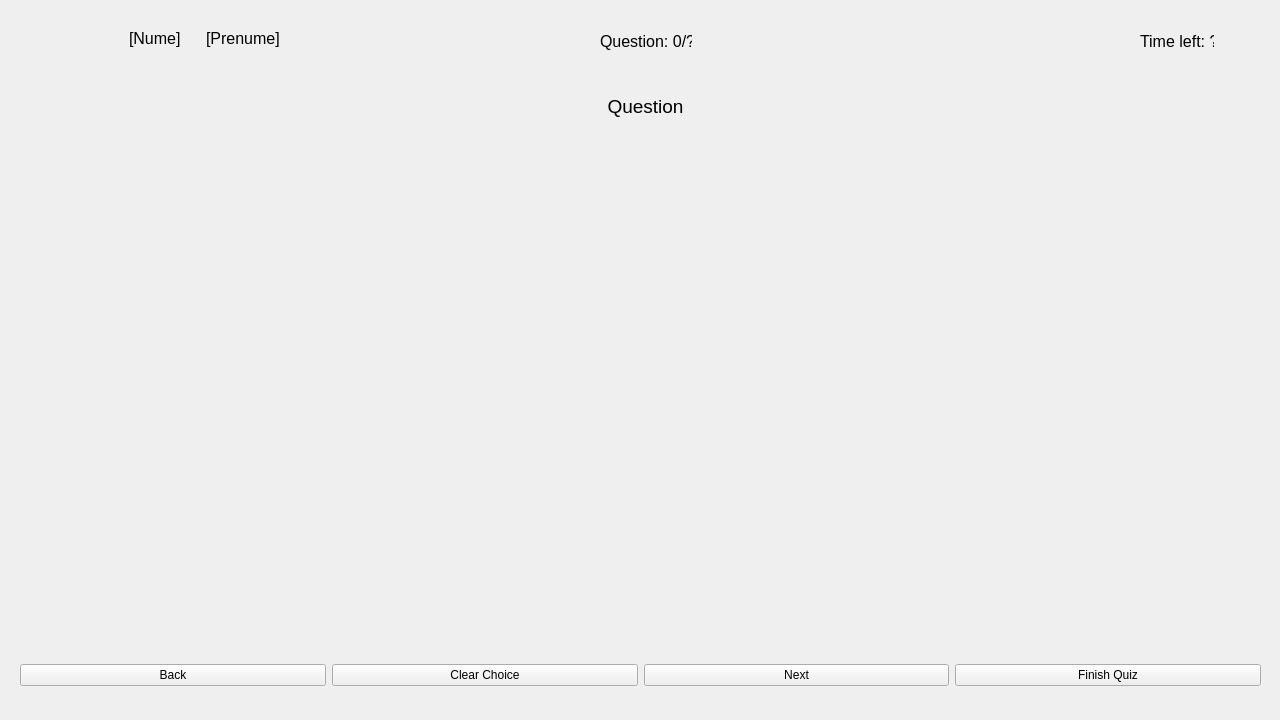
<?xml version="1.0" encoding="UTF-8"?>
<ui version="4.0">
 <class>QuestionWindow</class>
 <widget class="QMainWindow" name="QuestionWindow">
  <property name="geometry">
   <rect>
    <x>0</x>
    <y>0</y>
    <width>1280</width>
    <height>720</height>
   </rect>
  </property>
  <property name="minimumSize">
   <size>
    <width>1280</width>
    <height>720</height>
   </size>
  </property>
  <property name="maximumSize">
   <size>
    <width>1280</width>
    <height>720</height>
   </size>
  </property>
  <property name="windowTitle">
   <string>Questionnaire</string>
  </property>
  <property name="windowIcon">
   <iconset>
    <normaloff>images/icon.png</normaloff>images/icon.png</iconset>
  </property>
  <widget class="QWidget" name="centralwidget">
   <property name="minimumSize">
    <size>
     <width>1280</width>
     <height>720</height>
    </size>
   </property>
   <property name="maximumSize">
    <size>
     <width>1280</width>
     <height>720</height>
    </size>
   </property>
   <widget class="QWidget" name="layoutWidget">
    <property name="geometry">
     <rect>
      <x>20</x>
      <y>660</y>
      <width>1241</width>
      <height>31</height>
     </rect>
    </property>
    <layout class="QHBoxLayout" name="horizontalLayout">
     <item>
      <widget class="QPushButton" name="pushButton_2">
       <property name="text">
        <string>Back</string>
       </property>
      </widget>
     </item>
     <item>
      <widget class="QPushButton" name="clearButton">
       <property name="text">
        <string>Clear Choice</string>
       </property>
      </widget>
     </item>
     <item>
      <widget class="QPushButton" name="nextButton">
       <property name="text">
        <string>Next</string>
       </property>
      </widget>
     </item>
     <item>
      <widget class="QPushButton" name="finishButton">
       <property name="text">
        <string>Finish Quiz</string>
       </property>
      </widget>
     </item>
    </layout>
   </widget>
   <widget class="QWidget" name="layoutWidget">
    <property name="geometry">
     <rect>
      <x>570</x>
      <y>90</y>
      <width>151</width>
      <height>71</height>
     </rect>
    </property>
    <layout class="QVBoxLayout" name="verticalLayout">
     <item>
      <widget class="QLabel" name="questionLabel">
       <property name="text">
        <string>&lt;html&gt;&lt;head/&gt;&lt;body&gt;&lt;p align=&quot;center&quot;&gt;&lt;span style=&quot; font-size:14pt;&quot;&gt;Question&lt;/span&gt;&lt;/p&gt;&lt;/body&gt;&lt;/html&gt;</string>
       </property>
      </widget>
     </item>
     <item>
      <widget class="QLabel" name="answerLabel">
       <property name="text">
        <string/>
       </property>
      </widget>
     </item>
    </layout>
   </widget>
   <widget class="QLabel" name="unitbvLogo">
    <property name="geometry">
     <rect>
      <x>22</x>
      <y>12</y>
      <width>45</width>
      <height>45</height>
     </rect>
    </property>
    <property name="maximumSize">
     <size>
      <width>50</width>
      <height>50</height>
     </size>
    </property>
    <property name="text">
     <string/>
    </property>
    <property name="pixmap">
     <pixmap>images/unitbvLogo.png</pixmap>
    </property>
   </widget>
   <widget class="QLabel" name="miLogo">
    <property name="geometry">
     <rect>
      <x>73</x>
      <y>12</y>
      <width>50</width>
      <height>50</height>
     </rect>
    </property>
    <property name="maximumSize">
     <size>
      <width>50</width>
      <height>50</height>
     </size>
    </property>
    <property name="text">
     <string/>
    </property>
    <property name="pixmap">
     <pixmap>images/miLogo.png</pixmap>
    </property>
   </widget>
   <widget class="QLabel" name="timeLabel">
    <property name="geometry">
     <rect>
      <x>1140</x>
      <y>30</y>
      <width>74</width>
      <height>22</height>
     </rect>
    </property>
    <property name="font">
     <font>
      <pointsize>12</pointsize>
     </font>
    </property>
    <property name="layoutDirection">
     <enum>Qt::LeftToRight</enum>
    </property>
    <property name="text">
     <string>Time left: ?</string>
    </property>
   </widget>
   <widget class="QLabel" name="questionNumeLabel">
    <property name="geometry">
     <rect>
      <x>600</x>
      <y>30</y>
      <width>92</width>
      <height>22</height>
     </rect>
    </property>
    <property name="font">
     <font>
      <pointsize>12</pointsize>
     </font>
    </property>
    <property name="text">
     <string>Question: 0/?</string>
    </property>
   </widget>
   <widget class="QWidget" name="">
    <property name="geometry">
     <rect>
      <x>129</x>
      <y>13</y>
      <width>151</width>
      <height>51</height>
     </rect>
    </property>
    <layout class="QGridLayout" name="gridLayout">
     <item row="0" column="0">
      <widget class="QLabel" name="studentNume">
       <property name="sizePolicy">
        <sizepolicy hsizetype="Minimum" vsizetype="MinimumExpanding">
         <horstretch>0</horstretch>
         <verstretch>0</verstretch>
        </sizepolicy>
       </property>
       <property name="font">
        <font>
         <pointsize>12</pointsize>
        </font>
       </property>
       <property name="text">
        <string>[Nume]</string>
       </property>
      </widget>
     </item>
     <item row="0" column="1">
      <widget class="QLabel" name="studentPrenume">
       <property name="sizePolicy">
        <sizepolicy hsizetype="Minimum" vsizetype="Preferred">
         <horstretch>0</horstretch>
         <verstretch>0</verstretch>
        </sizepolicy>
       </property>
       <property name="font">
        <font>
         <pointsize>12</pointsize>
        </font>
       </property>
       <property name="text">
        <string>[Prenume]</string>
       </property>
      </widget>
     </item>
    </layout>
   </widget>
  </widget>
 </widget>
 <resources/>
 <connections/>
</ui>
